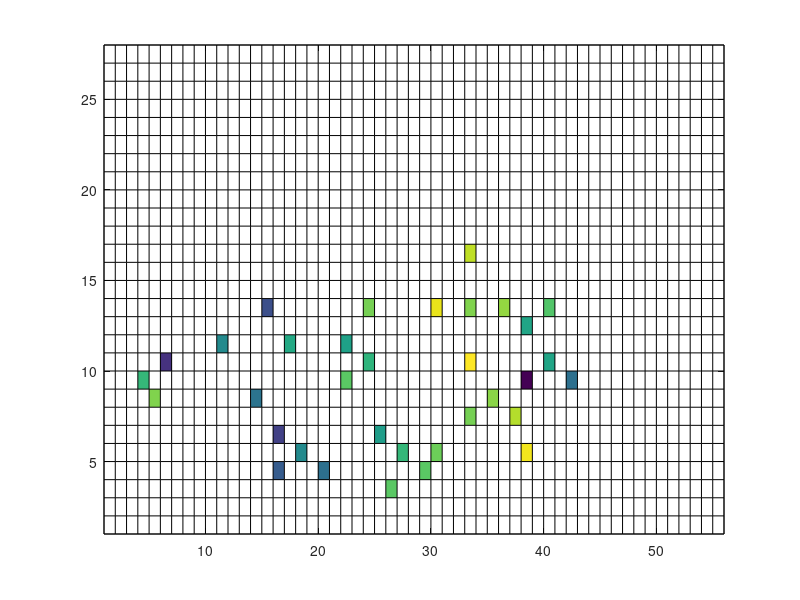

This chart was generated by the following MATLAB code: (Note: this script raises an error after producing the figure.)
%% Code for tuning map

%{
The idea is to have a matrix that act as pixels on an image, with a
craniotomy being within a 7x7 grid. 
y axis negative is towards the LS
x axis positive is towards posterior

%}
h_positions = [1:15;-1*ones(1,15);-1*ones(1,15)].'; %positions of craniotomy center

%positions on x axis along the LS
h_positions(3,2) = 53;
h_positions(2,2) = h_positions(3,2) - 8;
h_positions(6,2) = h_positions(2,2) - 10;
h_positions(8,2) = h_positions(6,2) - 8;
h_positions(9,2) = h_positions(8,2) - 9;
h_positions(10,2) = h_positions(2,2)- 5;
h_positions(11,2) = h_positions(10,2) - 7;
h_positions(12,2) = h_positions(11,2) - 9;
h_positions(13,2) = h_positions(12,2) - 10;
h_positions(14,2) = h_positions(9,2) - 9;
h_positions(15,2) = h_positions(13,2) - 8;

%positions on y axis perpendicular to the LS
%position of LS = 1;
h_positions(3,3) = 3;
h_positions(2,3) = 4;
h_positions(6,3) = 5;
h_positions(8,3) = 5;
h_positions(9,3) = 5;
h_positions(10,3) = 10;
h_positions(11,3) = 13;
h_positions(12,3) = 10;
h_positions(13,3) = 11;
h_positions(14,3) = 4;
h_positions(15,3) = 10;

% positions of individual tracks.
t_positions = {}; %{x,y,bf,lat}




% hole 6
t_positions{6} = ...
    [[-2,2,12,18];... % relative track coordinates and best frequency
    [0,3,13,23];...
    [2,2,15,11];...
    [3,0,19,18];...
    ];


%hole 8
t_positions{8} = ...
    [[2,-1,10.5,18.4];...% relative track coordinates and best frequency
    [3,0,11.5,35];...
    [-1,-2,10.5,15.8];... 
    [0,0,8.5,27.7];...
    [-2,1,6.5,26.6];...
    ];


%hole 9
t_positions{9} = ...
    [[2,-1,4,26];...
    [0,0,5.4,14];...
    [-2,1,2.6,28];...
    [-2,-1,3.3,29];...
    
    ];

%hole 10
t_positions{10} = ...
    [[-2,2,7,22];... % relative track coordinates and best frequency
    [0,0,7,17];...
    [-2,-1,1.6,26];...
    [0,3,10,26];...
    [2,-1,4,47];...
    ];

%hole 11
t_positions{11} = ...
    [[0,-3,20.2,19.7];... 
    [3,0,13.3,24];...
    [-3,0,18.6,24];...
    [0,3,15.7,30];...
    [0,0,12.1,20];...
    ];

%hole 12
t_positions{12} = ...
    [[0,0,8.2,28.3];... 
    [-2,-1,10.4,15.3];...
    [0,3,11.8,29.1];...
    [-2,1,6.8,17.4];...
    ];

%hole 13
t_positions{13} = ...
    [[0,-3,4.2,23];... 
    [1,2,2.9,24.8];...
    [-3,0,5.4,18.8];...
    [3,0,7.4,30];...
    ];

%hole 15
t_positions{15} = ...
    [[0,0,2.3,36];... 
    [-2,-1,8.5,30];...
    [-1,-2,12.5,33];...
    ];


F = zeros(8*7,4*7);
L = zeros(8*7,4*7);
% plotting on to map F
for h = 1:15
    if ~isempty(t_positions{h})
        for t = 1:size(t_positions{h},1)
            coord = h_positions(h,2:3) + t_positions{h}(t,1:2);
            F(coord(1),coord(2)) = t_positions{h}(t,3);
            L(coord(1),coord(2)) = t_positions{h}(t,4);
        end
    end
end




F = F.';
% F = log2(F);    
% F_filt = imgaussfilt(F,0.5);

F_filt = log2(F);
% F_filt = F;
for s = 1:size(F_filt,1)*size(F_filt,2)
    if F_filt(s) == -Inf
        F_filt(s) = nan;
    end
end
figure
s= pcolor(F_filt);
s.EdgeColor = 'none';
caxis([0 5])

 cbh = colorbar ; %Create Colorbar
 cbh.Ticks = [0:5] ; %Create 8 ticks from zero to 1
 cbh.TickLabels = [{1},{2},{4},{8},{16},{32}];

 figure
 L = L.';
 for l = 1:size(L,1)*size(L,2)
     if L(l) ==0
         L(l) =nan;
     end
 end
 c = pcolor(L);
 c.EdgeColor = 'none';

 
% colormap(mycolormap)
 

    
    
    
    
    
    
    
    
    
    
    
    
    
    
    